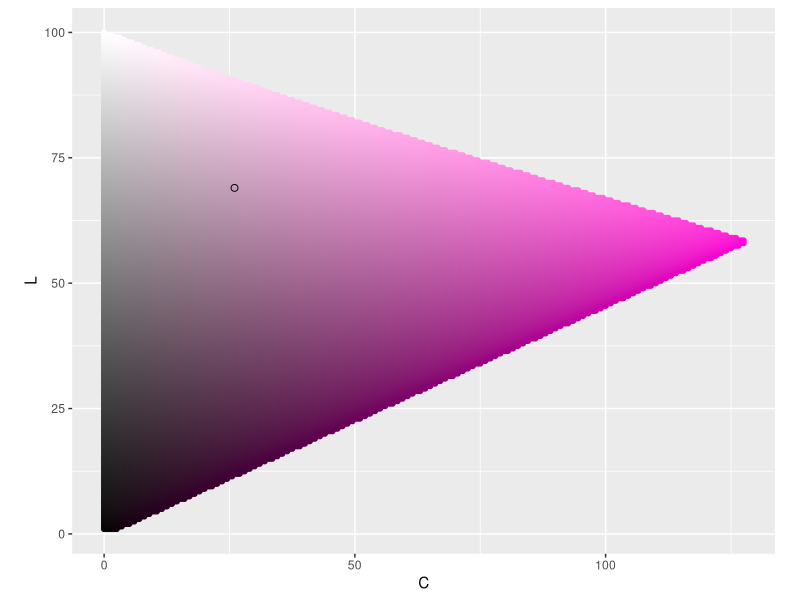
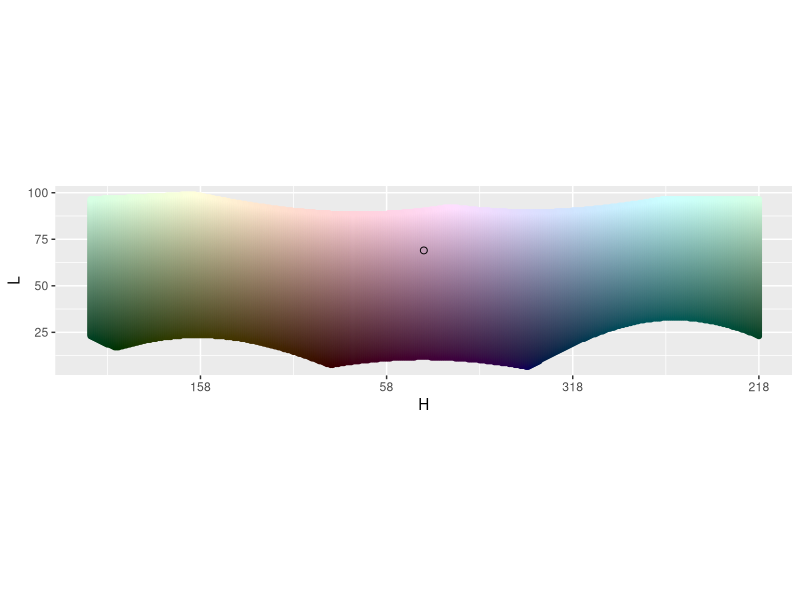
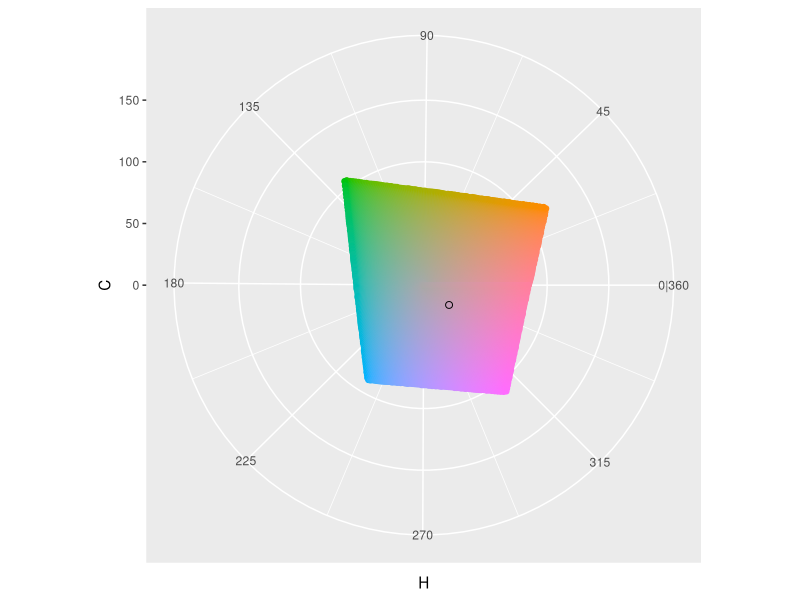
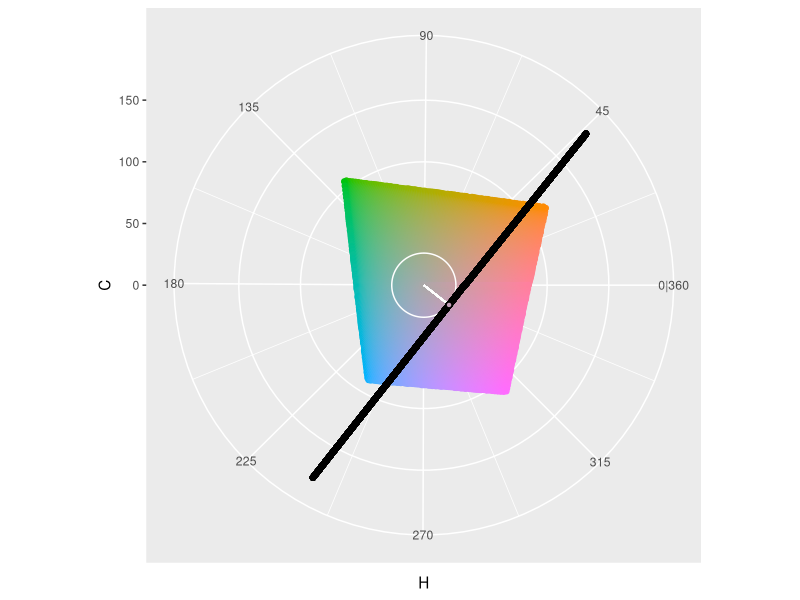
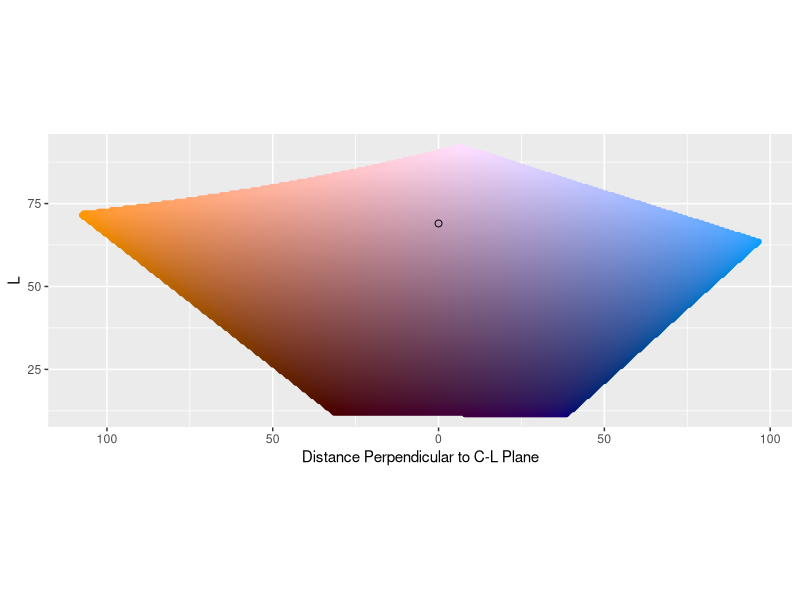
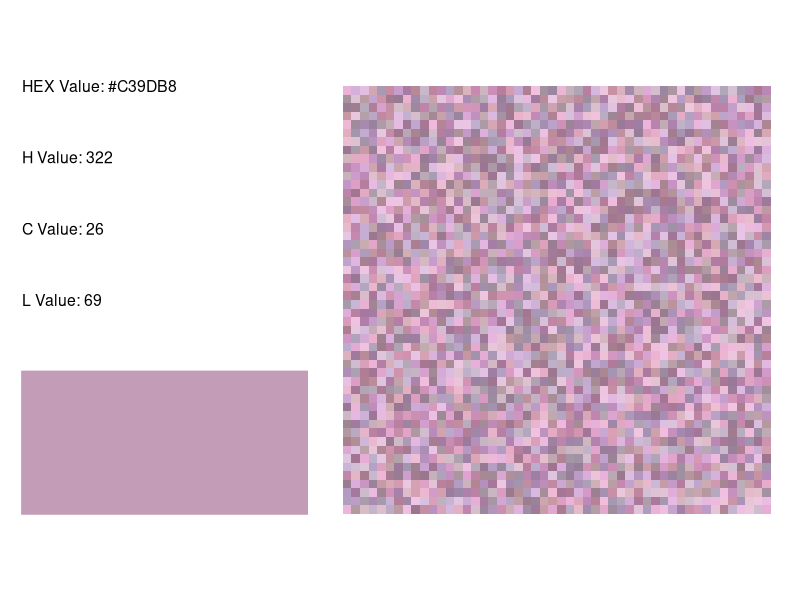
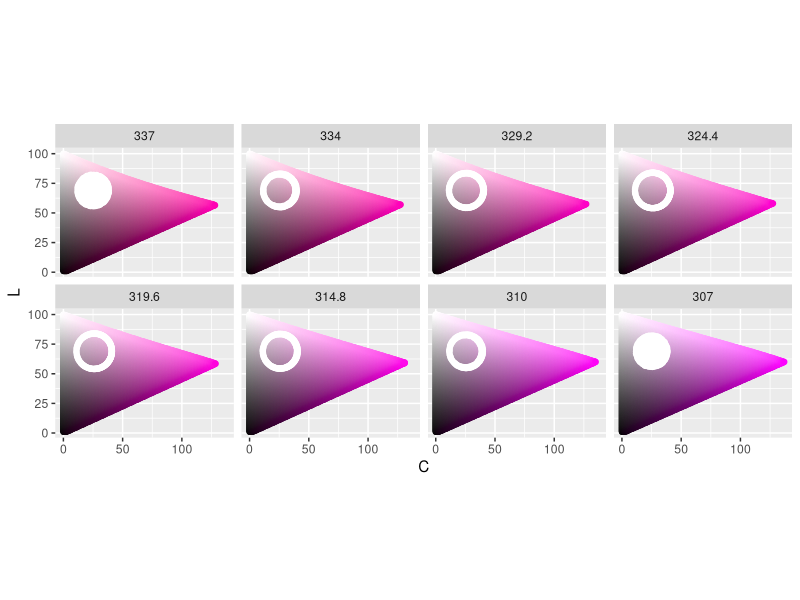
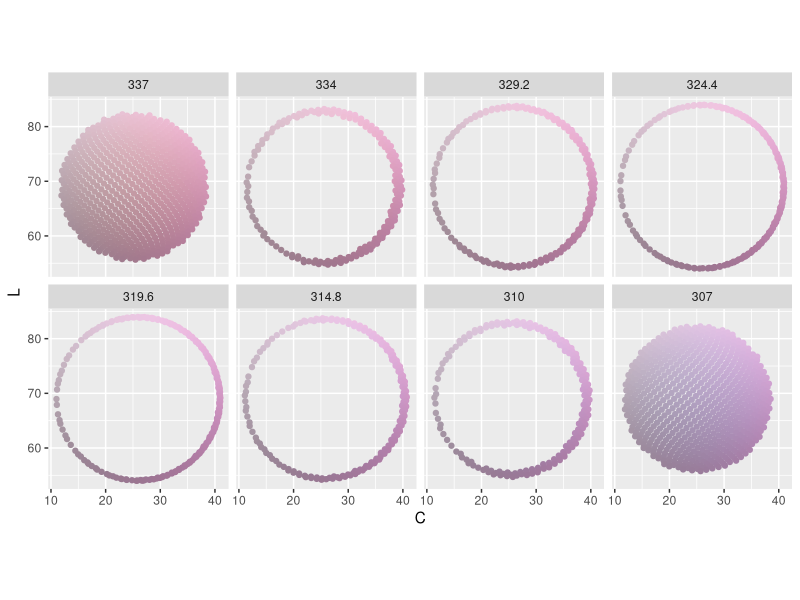

These charts were generated, in order, by the following R code: (Note: a time limit stopped this script after it produced the figures.)
## ---- chunk 1
#| code-fold: true
#| code-summary: "[A Lot of Setup Code]"

##---------
# Libraries
##---------
library(tidyverse)
library(patchwork)
library(colorspace)

##------------
# Pick a color
##------------
H_point <- 322
C_point <- 26
L_point <- 69

color_hex <- hcl(H_point, 
                 C_point, 
                 L_point,
                 fixup = FALSE)

##--------------------------------
# See color in H, C, L color space 
##--------------------------------
# C-L Plane ----
get_C_L_plane <- function(H_point) {
  expand_grid(H = H_point,
              C = seq(0, 180, .5),
              L = seq(1, 100, .5)) %>%
    mutate(color_value = hcl(H, C, L, fixup = FALSE)) %>%
    filter(!is.na(color_value))
}
C_L_plane <- get_C_L_plane(H_point)

graph_C_L_plane <- function(C_L_plane, color_hex) {
  ggplot() +
    geom_point(data = C_L_plane,
               aes(C, L, color = color_value, fill = color_value)) +
    scale_x_continuous(labels = abs) +
    scale_color_identity() +
    scale_fill_identity() +
    geom_point(aes(x = C_point,
                   y = L_point),
               color = 'black',
               fill = color_hex,
               shape = 21,
               size = 2) +
    coord_equal()
}
graph_C_L_plane(C_L_plane, color_hex)

# H-L Curve ----
get_H_L_curve <- function(C_point) {
  expand_grid(H = seq(1, 360, 1),
              C = C_point,
              L = seq(1, 100, .5)) %>%
    mutate(color_value = hcl(H, C, L, fixup = FALSE)) %>%
    filter(!is.na(color_value))
}
H_L_curve <- get_H_L_curve(C_point)

label_H_center <- function(H_point, ...) {
  function(x) {(x + (180 - H_point)) %% 360}
}

graph_H_L_curve <- function(H_L_curve, color_hex, H_point) {
  ggplot() +
    geom_point(data = H_L_curve,
               aes((H + (180 - H_point)) %% 360, L, 
                   color = color_value, fill = color_value)) +
    scale_color_identity() +
    scale_fill_identity() +
    geom_point(aes(x = 180, # Because we rotated points to not drop over edge
                   y = L_point),
               color = 'black',
               fill = color_hex,
               shape = 21,
               size = 2) +
    scale_x_reverse('H', # Like you're standing on the inside
                    labels = label_H_center(H_point = H_point),
                    limits = c(360, 0)) +
    coord_equal()
}
graph_H_L_curve(H_L_curve, color_hex, H_point)

# H-C plane ----
get_H_C_plane <- function(L_point){
  expand_grid(H = seq(1, 360, 1),
              C = seq(0, 180, .5),
              L = L_point) %>%
    mutate(color_value = hcl(H, C, L, fixup = FALSE)) %>%
    filter(!is.na(color_value))
}
H_C_plane <- get_H_C_plane(L_point)

graph_H_C_plane <- function(H_C_plane, color_hex) {
  ggplot() +
    geom_point(data = H_C_plane,
               aes(H, C, color = color_value, fill = color_value)) +
    scale_color_identity() +
    scale_fill_identity() +
    scale_x_continuous(breaks = seq(45, 360, 45),
                       minor_breaks = seq(0, 315, 45) + 45/2,
                       labels = c('45', '90', '135', '180', 
                                  '225', '270', '315', '0|360')) +
    scale_y_continuous(limits = c(0, 180)) +
    geom_point(aes(x = H_point,
                   y = C_point),
               color = 'black',
               fill = color_hex,
               shape = 21,
               size = 2) +
    coord_polar(start = 270 * pi / 180,
                direction = -1)
}
graph_H_C_plane(H_C_plane, color_hex)

# C tangent plane ----
C_circle <- data.frame(H = seq(1, 360),
                       C = C_point,
                       color_value = "white")
C_tangent_plane <- expand_grid(x = C_point, # Plane perpendicular to H at C
                               perpendicular_from_C_L = 
                                 seq(-sqrt(180^2 - C_point^2), sqrt(180^2 - C_point^2)),
                               L = seq(1, 100, 1)) %>%
  mutate(x_rotate = x * cos(H_point * pi/180) -  # rotate
           perpendicular_from_C_L * sin(H_point * pi/180),
         y_rotate = x * sin(H_point * pi/180) + 
           perpendicular_from_C_L * cos(H_point * pi/180)) %>%
  mutate(x = x_rotate,
         y = y_rotate) %>%
  select(-x_rotate, -y_rotate)  %>%
  mutate(H = (atan2(y, x) * 180/pi) %% 360,
         C = sqrt(x^2 + y^2)) %>%
  mutate(color_value = "white")
ggplot(data = H_C_plane,
       aes(H, C, color = color_value, fill = color_value)) +
  geom_point() +
  scale_color_identity() +
  scale_fill_identity() +
  scale_x_continuous(breaks = seq(45, 360, 45),
                     minor_breaks = seq(0, 315, 45) + 45/2,
                     labels = c('45', '90', '135', '180', 
                                '225', '270', '315', '0|360')) +
  scale_y_continuous(limits = c(0, 180)) +
  geom_path(data = C_circle) +
  geom_segment(x = H_point,
               y = 0,
               xend = H_point,
               yend = C_point,
               col = "white") +
  geom_point(data = C_tangent_plane, col = "black") +
  geom_point(x = H_point,
             y = C_point,
             color = 'black',
             fill = color_hex,
             shape = 21) +
  coord_polar(start = 270 * pi / 180,
              direction = -1)

get_C_tangent_plane <- function(H_point, C_point) {
  expand_grid(x = C_point, # Plane perpendicular to H at C
              perpendicular_from_C_L = seq(-180, 180, .5),
              L = seq(1, 100, .5)) %>%
    mutate(x_rotate = x * cos(H_point * pi/180) -  # rotate
             perpendicular_from_C_L * sin(H_point * pi/180),
           y_rotate = x * sin(H_point * pi/180) + 
             perpendicular_from_C_L * cos(H_point * pi/180)) %>%
    mutate(x = x_rotate,
           y = y_rotate) %>%
    select(-x_rotate, -y_rotate)  %>%
    mutate(H = (atan2(y, x) * 180/pi) %% 360,
           C = sqrt(x^2 + y^2)) %>%
    mutate(color_value = hcl(H, C, L, fixup = FALSE)) %>%
    filter(!is.na(color_value))
}
C_tangent_plane <- get_C_tangent_plane(H_point, C_point)

graph_C_tangent_plane <- function(C_tangent_plane, color_hex) {
  ggplot() +
    geom_point(data = C_tangent_plane,
               aes(perpendicular_from_C_L, L, 
                   color = color_value, fill = color_value)) +
    scale_color_identity() +
    scale_fill_identity() +
    scale_x_reverse("Distance Perpendicular to C-L Plane",
                    labels = abs) +
    geom_point(aes(x = 0,
                   y = L_point),
               color = 'black',
               fill = color_hex,
               shape = 21,
               size = 2) +
    coord_equal()
}
graph_C_tangent_plane(C_tangent_plane, color_hex)
## ---- chunk 2
#| code-fold: true
#| code-summary: "[xyL Perimeter Code]"

##------------------
# x, y, L perimeter
##------------------
width <- 15
n_color <- 50 ^ 2

# http://extremelearning.com.au/how-to-evenly-distribute-points-on-a-sphere-more-effectively-than-the-canonical-fibonacci-lattice/#more-3069
get_xyl_data <- function(H_point, C_point, L_point, width, n_color) {
  data.frame(theta = 2 * pi * seq(0, n_color - 1) / ((1 + sqrt(5)) / 2),
             phi = acos(1 - 2 * (seq(0, n_color - 1) + .5) / n_color)) %>%
    mutate(x = cos(theta) * sin(phi),
           y = sin(theta) * sin(phi),
           L = cos(phi)) %>%
    mutate(x = x * width + C_point * cos(H_point * pi/180),
           y = y * width + C_point * sin(H_point * pi/180),
           L = L * width + L_point) %>%
    mutate(H = (atan2(y, x) * 180/pi) %% 360,
           C = sqrt(x^2 + y^2)) %>%
    filter(L >= 0 & L <= 100 & C >= 0) %>%
    mutate(color_value = hcl(h = H,
                             c = C,
                             l = L)) %>%
    mutate(x = C * cos(H * pi/180),
           y = C * sin(H * pi/180)) %>%
    mutate(perpendicular_from_C_L = x * sin(-H_point * pi/180) + 
             y * cos(-H_point * pi/180),
           parallel_along_C_L = x * cos(-H_point * pi/180) - 
             y * sin(-H_point * pi/180)) %>%
    mutate(row_value = sample(row_number(), n()),
           col_value = ceiling(row_value / sqrt(n_color))) %>%
    mutate(row_value = (row_value %% sqrt(n_color)) + 1) %>%
    mutate(L_cut = as.character(
      cut(L, breaks = c(-Inf, seq(L_point - width, 
                                  L_point + width, 
                                  length.out = 7), 
                        Inf),
          labels = c(L_point - width, 
                     seq(L_point - (width * .8), 
                         L_point + (width * .8), 
                         length.out = 6), 
                     L_point + width))),
      C_cut = as.character(
        cut(C,
            breaks = c(-Inf, 
                       seq(C_point - width, 
                           C_point + width, 
                           length.out = 7), 
                       Inf),
            labels = c(C_point - width, 
                       seq(C_point - (width * .8), 
                           C_point + (width * .8), 
                           length.out = 6), 
                       C_point + width))),
      H_cut = as.character(
        cut((180 - abs(abs(H - H_point) - 180)) * 
              sign(180 - abs(H - H_point)) * 
              sign(H - H_point),
            breaks = c(-Inf, 
                       seq(0 - width, 
                           0 + width, 
                           length.out = 7), 
                       Inf),
            labels = c(H_point - width, 
                       seq(H_point - (width * .8), 
                           H_point + (width * .8), 
                           length.out = 6), 
                       H_point + width) %% 360)),
      perpendicular_from_C_L_cut = as.character(
        cut(perpendicular_from_C_L,
            breaks = c(-Inf, seq(0 - width, 
                                 0 + width, 
                                 length.out = 7), 
                       Inf),
            labels = c(0 - width, 
                       seq(0 - (width * .8), 
                           0 + (width * .8), 
                           length.out = 6), 
                       0 + width))),
      parallel_along_C_L_cut = as.character(
        cut(parallel_along_C_L,
            breaks = c(-Inf, 
                       seq(C_point - width, 
                           C_point + width, 
                           length.out = 7), 
                       Inf),
            labels = c(C_point - width, 
                       seq(C_point - (width * .8), 
                           C_point + (width * .8), 
                           length.out = 6), 
                       C_point + width)))) %>%
    mutate(L_cut = as.factor(as.numeric(L_cut)),
           C_cut = as.factor(as.numeric(C_cut)),
           H_cut = as.factor(as.numeric(H_cut)),
           perpendicular_from_C_L_cut = 
             as.factor(as.numeric(perpendicular_from_C_L_cut)),
           parallel_along_C_L_cut = 
             as.factor(as.numeric(parallel_along_C_L_cut))) %>%
    mutate(H_cut = fct_expand(H_cut, 
                              as.character(c(H_point - width, 
                                             seq(H_point - (width * .8), 
                                                 H_point + (width * .8), 
                                                 length.out = 6), 
                                             H_point + width) %% 360)),
           perpendicular_from_C_L_cut = 
             fct_expand(perpendicular_from_C_L_cut,
                        as.character(c(0 - width, 
                                       seq(0 - (width * .8), 
                                           0 + (width * .8), 
                                           length.out = 6), 
                                       0 + width)))) %>%
    mutate(H_cut = fct_relevel(H_cut, 
                               as.character(c(H_point - width, 
                                              seq(H_point - (width * .8), 
                                                  H_point + (width * .8), 
                                                  length.out = 6), 
                                              H_point + width) %% 360)),
           perpendicular_from_C_L_cut = 
             fct_relevel(perpendicular_from_C_L_cut,
                         as.character(c(0 - width, 
                                        seq(0 - (width * .8), 
                                            0 + (width * .8), 
                                            length.out = 6), 
                                        0 + width)))) %>%
    mutate(H_cut = fct_rev(H_cut),
           perpendicular_from_C_L_cut = fct_rev(perpendicular_from_C_L_cut))
}

xyl <- get_xyl_data(H_point, C_point, L_point, width, n_color)

graph_info <- function(H_point, C_point, L_point) {
  color_hex <- hcl(H_point, 
                   C_point,
                   L_point,
                   fixup = FALSE)
  
  ggplot() +
    geom_rect(aes(xmin = 0, xmax = 1,
                  ymin = 0, ymax = .5), col = color_hex, fill = color_hex) +
    geom_text(data = data.frame(x = 0,
                                y = seq(1.5, .75, -.25),
                                label = c(paste("HEX Value:", color_hex), 
                                          paste("H Value:", H_point),
                                          paste("C Value:", C_point),
                                          paste("L Value:", L_point))),
              aes(x, y, label = label), hjust = 0, size = 4) +
    coord_equal() +
    theme_void()
}

graph_sample <- function(color_points) {
  ggplot(data = color_points,
         aes(x = row_value,
             y = col_value,
             fill = color_value)) +
    geom_tile() +
    coord_equal() +
    scale_fill_identity() +
    theme_void()
}

p1 <- graph_info(H_point, C_point, L_point)
p2 <- graph_sample(xyl)
p1 + p2

# C L plane by H
graph_C_L_by_H <- function(color_points) {
  ggplot(data = color_points, aes(C, L, 
                                  col = color_value, fill = color_value)) +
    geom_point() +
    scale_color_identity() +
    scale_fill_identity() +
    facet_wrap(~ H_cut, nrow = 2) +
    coord_equal() 
}

get_C_L_plane_by_H <- function(color_points, H_point, width) {
  map_dfr(as.numeric(as.character(unique(color_points$H_cut))), 
          get_C_L_plane) %>%
    mutate(H_cut = as.factor(H)) %>%
    mutate(H_cut = fct_expand(H_cut, 
                              as.character(c(H_point - width, 
                                             seq(H_point - (width * .8), 
                                                 H_point + (width * .8), 
                                                 length.out = 6), 
                                             H_point + width) %% 360))) %>%
    mutate(H_cut = fct_relevel(H_cut, 
                               as.character(c(H_point - width, 
                                              seq(H_point - (width * .8), 
                                                  H_point + (width * .8), 
                                                  length.out = 6), 
                                              H_point + width) %% 360))) %>%
    mutate(H_cut = fct_rev(H_cut))
}
C_L_plane_by_H <- get_C_L_plane_by_H(xyl, H_point, width)

graph_C_L_plane_by_H <- function(C_L_plane, color_points) {
  ggplot() +
    geom_point(data = C_L_plane,
               aes(C, L, color = color_value, fill = color_value)) +
    geom_point(data = color_points,
               aes(C, L, color = "white", fill = "white")) +
    scale_x_continuous(labels = abs) +
    scale_color_identity() +
    scale_fill_identity() +
    facet_wrap(~ H_cut, nrow = 2) +
    coord_equal()
}
graph_C_L_plane_by_H(C_L_plane_by_H, xyl)
graph_C_L_by_H(xyl)

# H L curve
graph_H_L_by_C <- function(color_points, H_point) {
  ggplot(data = color_points, aes((H + (180 - H_point)) %% 360, L, 
                                  color = color_value, fill = color_value)) +
    geom_point() +
    scale_color_identity() +
    scale_fill_identity() +
    scale_x_reverse('H', # Like you're standing on the inside
                    labels = label_H_center(H_point = H_point)) +
    facet_wrap(~ C_cut, nrow = 2) +
    coord_equal()
}

get_H_L_curve_by_C <- function(color_points) {
  map_dfr(as.numeric(as.character(
    unique(color_points$C_cut))), get_H_L_curve) %>%
    mutate(C_cut = as.factor(C))
}
H_L_curve_by_C <- get_H_L_curve_by_C(xyl)

graph_H_L_curve_by_C <- function(H_L_curve_by_C, color_points, H_point) {
  ggplot() +
    geom_point(data = H_L_curve_by_C,
               aes((H + (180 - H_point)) %% 360, L, 
                   color = color_value, fill = color_value)) +
    geom_point(data = color_points,
               aes((H + (180 - H_point)) %% 360, L, 
                   color = "white", fill = "white")) +
    scale_color_identity() +
    scale_fill_identity() +
    scale_x_reverse('H', # Like you're standing on the inside
                    labels = label_H_center(H_point = H_point),
                    limits = c(360, 0)) +
    facet_wrap(~ C_cut, nrow = 2) +
    coord_equal()
}
graph_H_L_curve_by_C(H_L_curve_by_C, xyl, H_point)
graph_H_L_by_C(xyl, H_point)

# H C plane by L
graph_x_y_by_L <- function(color_points, H_point) {
  ggplot(data = color_points, aes(x, y, 
                                  col = color_value, fill = color_value)) +
    geom_abline(slope = c(tan(-67.5 * pi/180), 
                          tan(-45 * pi/180), 
                          tan(-22.5 * pi/180),
                          0, 100000,
                          tan(22.5 * pi/180), 
                          tan(45 * pi/180), 
                          tan(67.5 * pi/180)), 
                intercept = 0,
                color = "white") +
    geom_abline(slope = tan(H_point * pi/180), 
                intercept = 0,
                color = "black") +
    geom_point() +
    scale_color_identity() +
    scale_fill_identity() +
    facet_wrap(~ L_cut, nrow = 2) +
    coord_equal() +
    theme(axis.line=element_blank(), axis.text.x=element_blank(),
          axis.text.y=element_blank(), axis.ticks=element_blank(),
          axis.title.x=element_blank(), axis.title.y=element_blank(),
          panel.grid.major=element_blank(), panel.grid.minor=element_blank())
}

get_H_C_plane_by_L <- function(color_points) {
  map_dfr(as.numeric(
    as.character(unique(color_points$L_cut))), get_H_C_plane) %>%
    mutate(L_cut = as.factor(L))
}
H_C_plane_by_L <- get_H_C_plane_by_L(xyl)

graph_H_C_plane_by_L <- function(H_C_plane_by_L, color_points) {
  ggplot() +
    geom_point(data = H_C_plane_by_L,
               aes(H, C, color = color_value, fill = color_value)) +
    geom_point(data = color_points,
               aes(H , C, color = "white", fill = "white")) +
    scale_color_identity() +
    scale_fill_identity() +
    scale_x_continuous(breaks = seq(45, 360, 45),
                       minor_breaks = seq(0, 315, 45) + 45/2,
                       labels = c('45', '90', '135', '180', 
                                  '225', '270', '315', '0|360')) +
    scale_y_continuous(limits = c(0, 180)) +
    facet_wrap(~ L_cut, nrow = 2) +
    coord_polar(start = 270 * pi / 180,
                direction = -1)
}
graph_H_C_plane_by_L(H_C_plane_by_L, xyl)
graph_x_y_by_L(xyl, H_point)

# C tangent plane
label_perpendicular_from_C_L_cut<- function(x) {
  as.character(abs(as.numeric(x)))
}

graph_parallel_perpendicular_by_L <- function(color_points) {
  ggplot(data = color_points, 
         aes(x = parallel_along_C_L,
             y = perpendicular_from_C_L,
             color = color_value)) +
    geom_point() +
    scale_color_identity() +
    scale_y_continuous("Distance Perpendicular to C-L Plane", # similar to H
                       labels = abs) +
    labs(x = "Distance Parallel to C-L Plane") + # similar to C
    facet_wrap(~ L_cut, nrow = 2) +
    coord_equal()
}
graph_parallel_perpendicular_by_L(xyl)

graph_perpendicular_L_by_parallel <- function(color_points) {
  ggplot(data = color_points, 
         aes(x = perpendicular_from_C_L,
             y = L,
             color = color_value)) +
    geom_point() +
    scale_color_identity() +
    scale_x_continuous("Distance Perpendicular to C-L Plane",
                       labels = abs) +
    scale_y_continuous(labels = abs) +
    facet_wrap(~ parallel_along_C_L_cut, nrow = 2) +
    coord_equal()
}
graph_perpendicular_L_by_parallel(xyl)

graph_parallel_L_by_perpendicular <- function(color_points) {
  ggplot(data = color_points, 
         aes(x = parallel_along_C_L,
             y = L,
             color = color_value)) +
    geom_point() +
    scale_color_identity() +
    labs(x = "Distance Parallel to C-L Plane") +
    facet_wrap(~ perpendicular_from_C_L_cut, nrow = 2,
               labeller = as_labeller(label_perpendicular_from_C_L_cut)) +
    coord_equal()
}
graph_parallel_L_by_perpendicular(xyl)
## ---- chunk 3
#| code-fold: true
#| code-summary: "[HCL Perimeter Code]"

##------------------
# H, C, L, perimeter
##------------------
get_hcl_data <- function(H_point, C_point, L_point, width, n_color) {
 data.frame(theta = 2 * pi * seq(0, n_color - 1) / ((1 + sqrt(5)) / 2),
                  phi = acos(1 - 2 * (seq(0, n_color - 1) + .5) / n_color)) %>%
  mutate(H = cos(theta) * sin(phi),
         C = sin(theta) * sin(phi),
         L = cos(phi)) %>%
  mutate(H = H * width + H_point,
         C = C * width + C_point,
         L = L * width + L_point) %>%
  mutate(H = H %% 360) %>% # not really needed except for graphs
  filter(L >= 0 & L <= 100 & C >= 0) %>%
  mutate(color_value = hcl(h = H,
                           c = C,
                           l = L)) %>%
  mutate(x = C * cos(H * pi/180),
         y = C * sin(H * pi/180)) %>%
  mutate(perpendicular_from_C_L = x * sin(-H_point * pi/180) + 
           y * cos(-H_point * pi/180), # not a C value since we didn't rotate by H
         parallel_along_C_L = x * cos(-H_point * pi/180) - 
           y * sin(-H_point * pi/180)) %>%
  mutate(row_value = sample(row_number(), n()),
         col_value = ceiling(row_value / sqrt(n_color))) %>%
  mutate(row_value = (row_value %% sqrt(n_color)) + 1) %>%
  mutate(L_cut = as.character(
    cut(L, breaks = c(-Inf, seq(L_point - width, 
                                L_point + width, 
                                length.out = 7), 
                      Inf),
        labels = c(L_point - width, 
                   seq(L_point - (width * .8), 
                       L_point + (width * .8), 
                       length.out = 6), 
                   L_point + width))),
         C_cut = as.character(
           cut(C,
               breaks = c(-Inf, 
                          seq(C_point - width, 
                              C_point + width, 
                              length.out = 7), 
                          Inf),
               labels = c(C_point - width, 
                          seq(C_point - (width * .8), 
                              C_point + (width * .8), 
                              length.out = 6), 
                          C_point + width))),
         H_cut = as.character(
           cut((180 - abs(abs(H - H_point) - 180)) * 
                 sign(180 - abs(H - H_point)) * 
                 sign(H - H_point),
               breaks = c(-Inf, 
                          seq(0 - width, 
                              0 + width, 
                              length.out = 7), 
                          Inf),
               labels = c(H_point - width, 
                          seq(H_point - (width * .8), 
                              H_point + (width * .8), 
                              length.out = 6), 
                          H_point + width) %% 360)),
         perpendicular_from_C_L_cut = as.character(
           cut(perpendicular_from_C_L,
               breaks = c(-Inf, seq(0 - width, 
                                    0 + width, 
                                    length.out = 7), 
                          Inf),
               labels = c(0 - width, 
                          seq(0 - (width * .8), 
                              0 + (width * .8), 
                              length.out = 6), 
                          0 + width))),
         parallel_along_C_L_cut = as.character(
           cut(parallel_along_C_L,
               breaks = c(-Inf, 
                          seq(C_point - width, 
                              C_point + width, 
                              length.out = 7), 
                          Inf),
               labels = c(C_point - width, 
                          seq(C_point - (width * .8), 
                              C_point + (width * .8), 
                              length.out = 6), 
                          C_point + width)))) %>%
  mutate(L_cut = as.factor(as.numeric(L_cut)),
         C_cut = as.factor(as.numeric(C_cut)),
         H_cut = as.factor(as.numeric(H_cut)),
         perpendicular_from_C_L_cut = 
           as.factor(as.numeric(perpendicular_from_C_L_cut)),
         parallel_along_C_L_cut = 
           as.factor(as.numeric(parallel_along_C_L_cut))) %>%
  mutate(H_cut = fct_expand(H_cut, 
                            as.character(c(H_point - width, 
                                           seq(H_point - (width * .8), 
                                               H_point + (width * .8), 
                                               length.out = 6), 
                                           H_point + width) %% 360)),
         perpendicular_from_C_L_cut = 
           fct_expand(perpendicular_from_C_L_cut,
                      as.character(c(0 - width, 
                                     seq(0 - (width * .8), 
                                         0 + (width * .8), 
                                         length.out = 6), 
                                     0 + width)))) %>%
  mutate(H_cut = fct_relevel(H_cut, 
                             as.character(c(H_point - width, 
                                            seq(H_point - (width * .8), 
                                                H_point + (width * .8), 
                                                length.out = 6), 
                                            H_point + width) %% 360)),
         perpendicular_from_C_L_cut = 
           fct_relevel(perpendicular_from_C_L_cut,
                      as.character(c(0 - width, 
                                     seq(0 - (width * .8), 
                                         0 + (width * .8), 
                                         length.out = 6), 
                                     0 + width)))) %>%
  mutate(H_cut = fct_rev(H_cut),
         perpendicular_from_C_L_cut = fct_rev(perpendicular_from_C_L_cut))
}

hcl <- get_hcl_data(H_point, C_point, L_point, width, n_color)

p1 <- graph_info(H_point, C_point, L_point)
p2 <- graph_sample(hcl)
p1 + p2

# C L plane by H
C_L_plane_by_H <- get_C_L_plane_by_H(hcl, H_point, width)
graph_C_L_by_H(hcl)
graph_C_L_plane_by_H(C_L_plane_by_H, hcl)

# H L curve
H_L_curve_by_C <- get_H_L_curve_by_C(hcl)
graph_H_L_by_C(hcl, H_point)
graph_H_L_curve_by_C(H_L_curve_by_C, hcl, H_point)

# H C plane by L
H_C_plane_by_L <- get_H_C_plane_by_L(hcl)
graph_x_y_by_L(hcl, H_point)
graph_H_C_plane_by_L(H_C_plane_by_L, hcl)

# C tangent plane
graph_parallel_perpendicular_by_L(hcl)

graph_perpendicular_L_by_parallel(hcl)

graph_parallel_L_by_perpendicular(hcl)
## ---- chunk 4
#| code-fold: true
#| code-summary: "[Compare Code]"

##-------
# Compare
##-------
compare <- rbind(xyl[, c('H', 'C', 'L', 'x', 'y', 
                         'H_cut', 'C_cut', 'L_cut', 
                         'perpendicular_from_C_L', 'parallel_along_C_L', 
                         'perpendicular_from_C_L_cut', 'parallel_along_C_L_cut',
                         'row_value', 'col_value', 'color_value')],
                 hcl[, c('H', 'C', 'L', 'x', 'y', 
                         'H_cut', 'C_cut', 'L_cut', 
                         'perpendicular_from_C_L', 'parallel_along_C_L', 
                         'perpendicular_from_C_L_cut', 'parallel_along_C_L_cut',
                         'row_value', 'col_value', 'color_value')]) %>%
  mutate(setting = c(rep('XYL', n_color), rep('HCL', n_color))) 

# C L plane
graph_C_L_by_H_comparison <- function(color_points) {
  ggplot(data = color_points, aes(C, L, col = setting)) +
    geom_point(alpha = .5) +
    facet_wrap(~ H_cut, nrow = 2) +
    coord_equal() +
    scale_color_discrete("") +
    theme(legend.position = "bottom")
}
graph_C_L_by_H_comparison(compare)

# H L curve
graph_H_L_by_C_comparison <- function(color_points, H_point) {
  ggplot(data = color_points, 
         aes((H + (180 - H_point)) %% 360, L, color = setting)) +
    geom_point(alpha = .5) +
    scale_x_reverse('H',
                    labels = label_H_center(H_point = H_point)) +
    facet_wrap(~ C_cut, nrow = 2) +
    coord_equal() +
    scale_color_discrete("") +
    theme(legend.position = "bottom")
}
graph_H_L_by_C_comparison(compare, H_point)

# H C plane
graph_x_y_by_L_comparison <- function(color_points, H_point) {
  ggplot(data = color_points, aes(x, y, col = setting)) +
    geom_abline(slope = c(tan(-67.5 * pi/180), 
                          tan(-45 * pi/180), 
                          tan(-22.5 * pi/180),
                          0, 100000,
                          tan(22.5 * pi/180), 
                          tan(45 * pi/180), 
                          tan(67.5 * pi/180)), 
                intercept = 0,
                color = "white") +
    geom_abline(slope = tan(H_point * pi/180), 
                intercept = 0,
                color = "black") +
    geom_point(alpha = .5) +
    facet_wrap(~ L_cut, nrow = 2) +
    coord_equal() +
    scale_color_discrete("") +
    theme(legend.position = "bottom",
          axis.line=element_blank(), axis.text.x=element_blank(),
          axis.text.y=element_blank(), axis.ticks=element_blank(),
          axis.title.x=element_blank(), axis.title.y=element_blank(),
          panel.grid.major=element_blank(), panel.grid.minor=element_blank())
}
graph_x_y_by_L_comparison(compare, H_point)

# C tangent plane
graph_parallel_perpendicular_by_L_comparison <- function(color_points) {
  ggplot(data = color_points, 
         aes(x = parallel_along_C_L,
             y = perpendicular_from_C_L,
             color = setting)) +
    geom_point(alpha = .5) +
    scale_y_continuous("Distance Perpendicular to C-L Plane",
                       labels = abs) +
    labs(x = "Distance Parallel to C-L Plane") +
    facet_wrap(~ L_cut, nrow = 2) +
    coord_equal() +
    scale_color_discrete("") +
    theme(legend.position = "bottom")
}
graph_parallel_perpendicular_by_L_comparison(compare)

graph_perpendicular_L_by_parallel_comparison <- function(color_points) {
  ggplot(data = color_points, 
         aes(x = perpendicular_from_C_L,
             y = L,
             color = setting)) +
    geom_point(alpha = .5) +
    scale_x_continuous("Distance Perpendicular to C-L Plane", 
            labels = abs) +
    scale_y_continuous(labels = abs) +
    facet_wrap(~ parallel_along_C_L_cut, nrow = 2) +
    coord_equal() +
    scale_color_discrete("") +
    theme(legend.position = "bottom")
}
graph_perpendicular_L_by_parallel_comparison(compare)

graph_parallel_L_by_perpendicular_comparison <- function(color_points) {
  ggplot(data = color_points, 
         aes(x = parallel_along_C_L,
             y = L,
             color = setting)) +
    geom_point(alpha = .5) +
    labs(x = "Distance Parallel to C-L Plane") +
    facet_wrap(~ perpendicular_from_C_L_cut, nrow = 2,
               labeller = as_labeller(label_perpendicular_from_C_L_cut)) +
    coord_equal() +
    scale_color_discrete("") +
    theme(legend.position = "bottom")
}
graph_parallel_L_by_perpendicular_comparison(compare)

compare <- compare %>%
  group_by(setting) %>%
  arrange((180 - abs(abs(H - H_point) - 180)) * 
            sign(180 - abs(H - H_point)) * sign(H - H_point)) %>%
  mutate(col_value = ceiling(row_number() / sqrt(n_color))) %>%
  arrange(col_value, L) %>%
  group_by(setting, col_value) %>%
  mutate(row_value = row_number())

ggplot(data = compare,
       aes(x = col_value,
           y = row_value,
           fill = color_value)) +
  geom_tile() +
  coord_equal() +
  scale_fill_identity() +
  theme_void() +
  facet_grid(~setting)

compare <- compare %>%
  group_by(setting) %>%
  arrange((180 - abs(abs(H - H_point) - 180)) * 
            sign(180 - abs(H - H_point)) * sign(H - H_point)) %>%
  mutate(col_value = ceiling(row_number() / sqrt(n_color))) %>%
  arrange(col_value, C) %>%
  group_by(setting, col_value) %>%
  mutate(row_value = row_number())

ggplot(data = compare,
       aes(x = col_value,
           y = row_value,
           fill = color_value)) +
  geom_tile() +
  coord_equal() +
  scale_fill_identity() +
  theme_void() +
  facet_grid(~setting)
## ---- chunk 5
#| code-fold: true
#| code-summary: "[Lower Chroma Value Code]"

## Try lower value of C ----
C_point <- 16

xyl <- get_xyl_data(H_point, C_point, L_point, width, n_color)

hcl <- get_hcl_data(H_point, C_point, L_point, width, n_color)

compare <- rbind(xyl[, c('H', 'C', 'L', 'x', 'y', 
                         'H_cut', 'C_cut', 'L_cut', 
                         'perpendicular_from_C_L', 'parallel_along_C_L', 
                         'perpendicular_from_C_L_cut', 'parallel_along_C_L_cut',
                         'row_value', 'col_value', 'color_value')],
                 hcl[, c('H', 'C', 'L', 'x', 'y', 
                         'H_cut', 'C_cut', 'L_cut', 
                         'perpendicular_from_C_L', 'parallel_along_C_L', 
                         'perpendicular_from_C_L_cut', 'parallel_along_C_L_cut',
                         'row_value', 'col_value', 'color_value')]) %>%
  mutate(setting = c(rep('XYL', n_color), rep('HCL', n_color))) 

# C L plane
graph_C_L_by_H_comparison(compare)

# H L curve
graph_H_L_by_C_comparison(compare, H_point)

# H C plane
graph_x_y_by_L_comparison(compare, H_point)

# C tangent plane
graph_parallel_perpendicular_by_L_comparison(compare)

graph_perpendicular_L_by_parallel_comparison(compare)

graph_parallel_L_by_perpendicular_comparison(compare)

compare <- compare %>%
  group_by(setting) %>%
  arrange((180 - abs(abs(H - H_point) - 180)) * 
            sign(180 - abs(H - H_point)) * sign(H - H_point)) %>%
  mutate(col_value = ceiling(row_number() / sqrt(n_color))) %>%
  arrange(col_value, L) %>%
  group_by(setting, col_value) %>%
  mutate(row_value = row_number())

ggplot(data = compare,
       aes(x = col_value,
           y = row_value,
           fill = color_value)) +
  geom_tile() +
  coord_equal() +
  scale_fill_identity() +
  theme_void() +
  facet_grid(~setting)

compare <- compare %>%
  group_by(setting) %>%
  arrange((180 - abs(abs(H - H_point) - 180)) * 
            sign(180 - abs(H - H_point)) * sign(H - H_point)) %>%
  mutate(col_value = ceiling(row_number() / sqrt(n_color))) %>%
  arrange(col_value, C) %>%
  group_by(setting, col_value) %>%
  mutate(row_value = row_number())

ggplot(data = compare,
       aes(x = col_value,
           y = row_value,
           fill = color_value)) +
  geom_tile() +
  coord_equal() +
  scale_fill_identity() +
  theme_void() +
  facet_grid(~setting)
## ---- chunk 6
#| code-fold: true
#| code-summary: "[Higher Chroma Value Code]"

## Try higher value of C ----
C_point <- 75
 
xyl <- get_xyl_data(H_point, C_point, L_point, width, n_color)

hcl <- get_hcl_data(H_point, C_point, L_point, width, n_color)

compare <- rbind(xyl[, c('H', 'C', 'L', 'x', 'y', 
                         'H_cut', 'C_cut', 'L_cut', 
                         'perpendicular_from_C_L', 'parallel_along_C_L', 
                         'perpendicular_from_C_L_cut', 'parallel_along_C_L_cut',
                         'row_value', 'col_value', 'color_value')],
                 hcl[, c('H', 'C', 'L', 'x', 'y', 
                         'H_cut', 'C_cut', 'L_cut', 
                         'perpendicular_from_C_L', 'parallel_along_C_L', 
                         'perpendicular_from_C_L_cut', 'parallel_along_C_L_cut',
                         'row_value', 'col_value', 'color_value')]) %>%
  mutate(setting = c(rep('XYL', n_color), rep('HCL', n_color))) 

# C L plane
graph_C_L_by_H_comparison(compare)

# H L curve
graph_H_L_by_C_comparison(compare, H_point)

# H C plane
graph_x_y_by_L_comparison(compare, H_point)

# C tangent plane
graph_parallel_perpendicular_by_L_comparison(compare)

graph_perpendicular_L_by_parallel_comparison(compare)

graph_parallel_L_by_perpendicular_comparison(compare)

compare <- compare %>%
  group_by(setting) %>%
  arrange((180 - abs(abs(H - H_point) - 180)) * 
            sign(180 - abs(H - H_point)) * sign(H - H_point)) %>%
  mutate(col_value = ceiling(row_number() / sqrt(n_color))) %>%
  arrange(col_value, L) %>%
  group_by(setting, col_value) %>%
  mutate(row_value = row_number())

ggplot(data = compare,
       aes(x = col_value,
           y = row_value,
           fill = color_value)) +
  geom_tile() +
  coord_equal() +
  scale_fill_identity() +
  theme_void() +
  facet_grid(~setting)

compare <- compare %>%
  group_by(setting) %>%
  arrange((180 - abs(abs(H - H_point) - 180)) * 
            sign(180 - abs(H - H_point)) * sign(H - H_point)) %>%
  mutate(col_value = ceiling(row_number() / sqrt(n_color))) %>%
  arrange(col_value, C) %>%
  group_by(setting, col_value) %>%
  mutate(row_value = row_number())

ggplot(data = compare,
       aes(x = col_value,
           y = row_value,
           fill = color_value)) +
  geom_tile() +
  coord_equal() +
  scale_fill_identity() +
  theme_void() +
  facet_grid(~setting)
